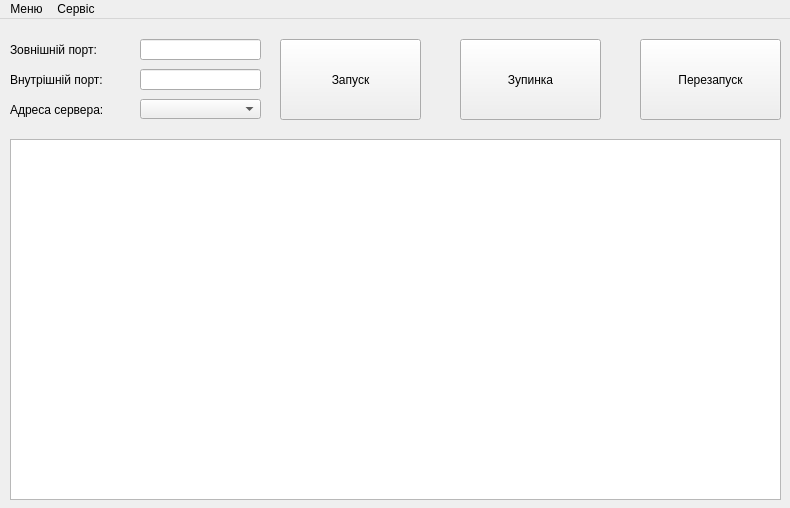
<?xml version="1.0" encoding="UTF-8"?>
<ui version="4.0">
 <class>MainWindow</class>
 <widget class="QMainWindow" name="MainWindow">
  <property name="geometry">
   <rect>
    <x>0</x>
    <y>0</y>
    <width>790</width>
    <height>508</height>
   </rect>
  </property>
  <property name="windowTitle">
   <string>Server Controller v1.0</string>
  </property>
  <property name="locale">
   <locale language="English" country="UnitedStates"/>
  </property>
  <widget class="QWidget" name="centralwidget">
   <widget class="QPushButton" name="buttonRun">
    <property name="geometry">
     <rect>
      <x>280</x>
      <y>20</y>
      <width>141</width>
      <height>81</height>
     </rect>
    </property>
    <property name="text">
     <string>Запуск</string>
    </property>
   </widget>
   <widget class="QTextBrowser" name="logArea">
    <property name="geometry">
     <rect>
      <x>10</x>
      <y>120</y>
      <width>771</width>
      <height>361</height>
     </rect>
    </property>
   </widget>
   <widget class="QLineEdit" name="inputIntPort">
    <property name="geometry">
     <rect>
      <x>140</x>
      <y>50</y>
      <width>121</width>
      <height>21</height>
     </rect>
    </property>
    <property name="font">
     <font>
      <pointsize>8</pointsize>
     </font>
    </property>
    <property name="inputMask">
     <string/>
    </property>
    <property name="maxLength">
     <number>5</number>
    </property>
    <property name="alignment">
     <set>Qt::AlignCenter</set>
    </property>
   </widget>
   <widget class="QLineEdit" name="inputExtPort">
    <property name="geometry">
     <rect>
      <x>140</x>
      <y>20</y>
      <width>121</width>
      <height>21</height>
     </rect>
    </property>
    <property name="font">
     <font>
      <pointsize>8</pointsize>
     </font>
    </property>
    <property name="inputMask">
     <string/>
    </property>
    <property name="text">
     <string/>
    </property>
    <property name="maxLength">
     <number>5</number>
    </property>
    <property name="alignment">
     <set>Qt::AlignCenter</set>
    </property>
   </widget>
   <widget class="QPushButton" name="buttonStop">
    <property name="geometry">
     <rect>
      <x>460</x>
      <y>20</y>
      <width>141</width>
      <height>81</height>
     </rect>
    </property>
    <property name="text">
     <string>Зупинка</string>
    </property>
   </widget>
   <widget class="QPushButton" name="buttonRestart">
    <property name="geometry">
     <rect>
      <x>640</x>
      <y>20</y>
      <width>141</width>
      <height>81</height>
     </rect>
    </property>
    <property name="text">
     <string>Перезапуск</string>
    </property>
   </widget>
   <widget class="QLabel" name="labelExternalPort">
    <property name="geometry">
     <rect>
      <x>10</x>
      <y>21</y>
      <width>141</width>
      <height>20</height>
     </rect>
    </property>
    <property name="text">
     <string>Зовнішній порт:</string>
    </property>
   </widget>
   <widget class="QLabel" name="labelInternalPort">
    <property name="geometry">
     <rect>
      <x>10</x>
      <y>51</y>
      <width>141</width>
      <height>20</height>
     </rect>
    </property>
    <property name="text">
     <string>Внутрішній порт:</string>
    </property>
   </widget>
   <widget class="QComboBox" name="hostIPList">
    <property name="geometry">
     <rect>
      <x>140</x>
      <y>80</y>
      <width>121</width>
      <height>20</height>
     </rect>
    </property>
    <property name="minimumSize">
     <size>
      <width>121</width>
      <height>20</height>
     </size>
    </property>
    <property name="maximumSize">
     <size>
      <width>121</width>
      <height>20</height>
     </size>
    </property>
    <property name="maxVisibleItems">
     <number>15</number>
    </property>
    <property name="insertPolicy">
     <enum>QComboBox::InsertAlphabetically</enum>
    </property>
   </widget>
   <widget class="QLabel" name="labelServerIP">
    <property name="geometry">
     <rect>
      <x>10</x>
      <y>81</y>
      <width>131</width>
      <height>20</height>
     </rect>
    </property>
    <property name="text">
     <string>Адреса сервера:</string>
    </property>
   </widget>
  </widget>
  <widget class="QMenuBar" name="menuBar">
   <property name="geometry">
    <rect>
     <x>0</x>
     <y>0</y>
     <width>790</width>
     <height>25</height>
    </rect>
   </property>
   <widget class="QMenu" name="menuMain">
    <property name="title">
     <string>Меню</string>
    </property>
    <addaction name="actionRun"/>
    <addaction name="actionStop"/>
    <addaction name="actionRestart"/>
    <addaction name="actionSaveCfg"/>
    <addaction name="actionLoad"/>
    <addaction name="actionQuit"/>
   </widget>
   <widget class="QMenu" name="menuService">
    <property name="title">
     <string>Сервіс</string>
    </property>
    <addaction name="actionHelp"/>
    <addaction name="separator"/>
    <addaction name="actionAbout"/>
   </widget>
   <addaction name="menuMain"/>
   <addaction name="menuService"/>
  </widget>
  <action name="actionRun">
   <property name="text">
    <string>Запустити</string>
   </property>
  </action>
  <action name="actionStop">
   <property name="text">
    <string>Зупинити</string>
   </property>
  </action>
  <action name="actionRestart">
   <property name="text">
    <string>Перезапустити</string>
   </property>
  </action>
  <action name="actionSaveCfg">
   <property name="text">
    <string>Зберегти налаштування</string>
   </property>
  </action>
  <action name="actionLoad">
   <property name="text">
    <string>Завантажити налаштування</string>
   </property>
  </action>
  <action name="actionQuit">
   <property name="text">
    <string>Вийти</string>
   </property>
  </action>
  <action name="actionHelp">
   <property name="text">
    <string>Допомога</string>
   </property>
  </action>
  <action name="actionAbout">
   <property name="text">
    <string>Про програму</string>
   </property>
  </action>
 </widget>
 <resources/>
 <connections/>
</ui>
